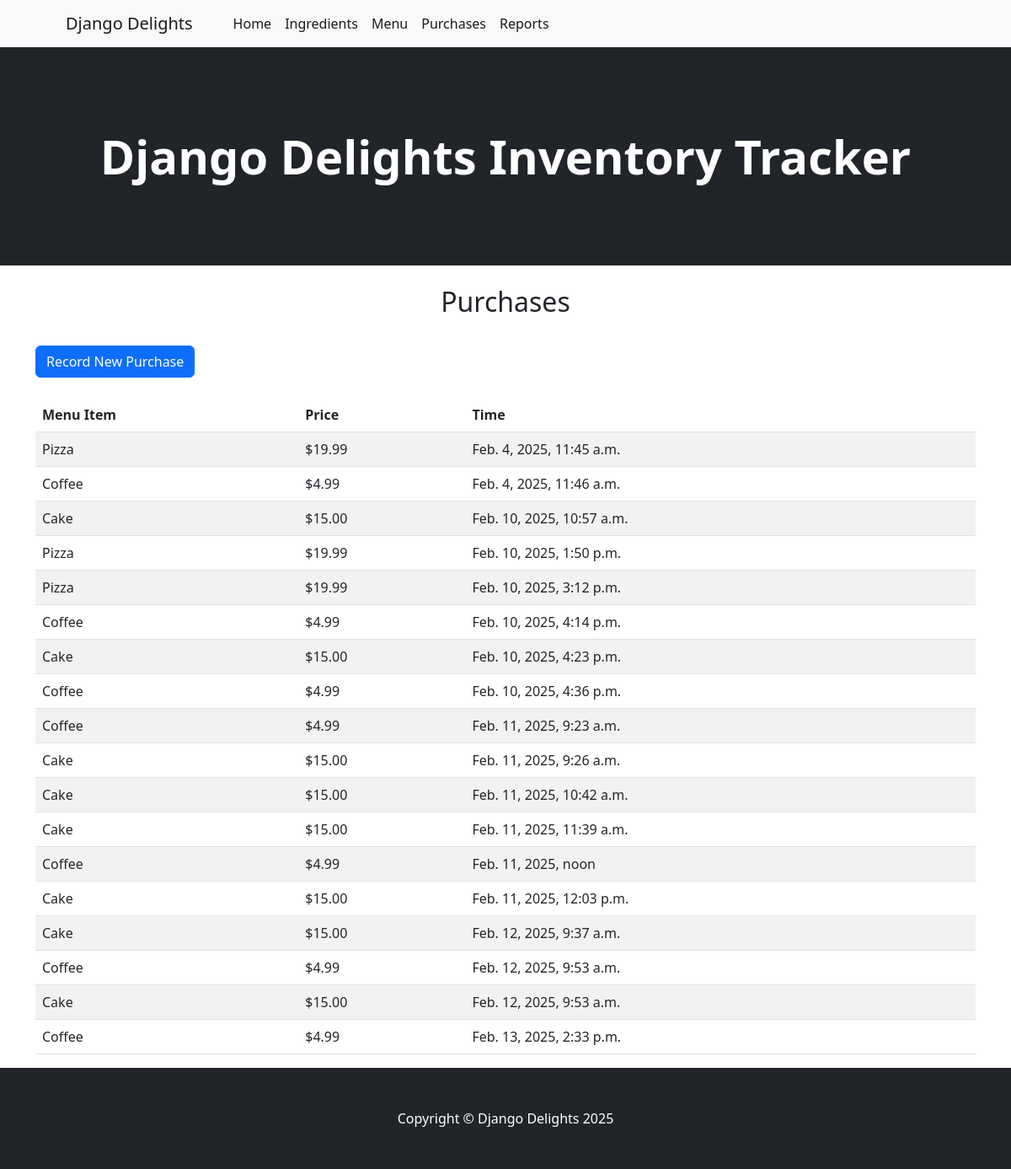
Page /purchase/ (signed in) on the earlier database version.
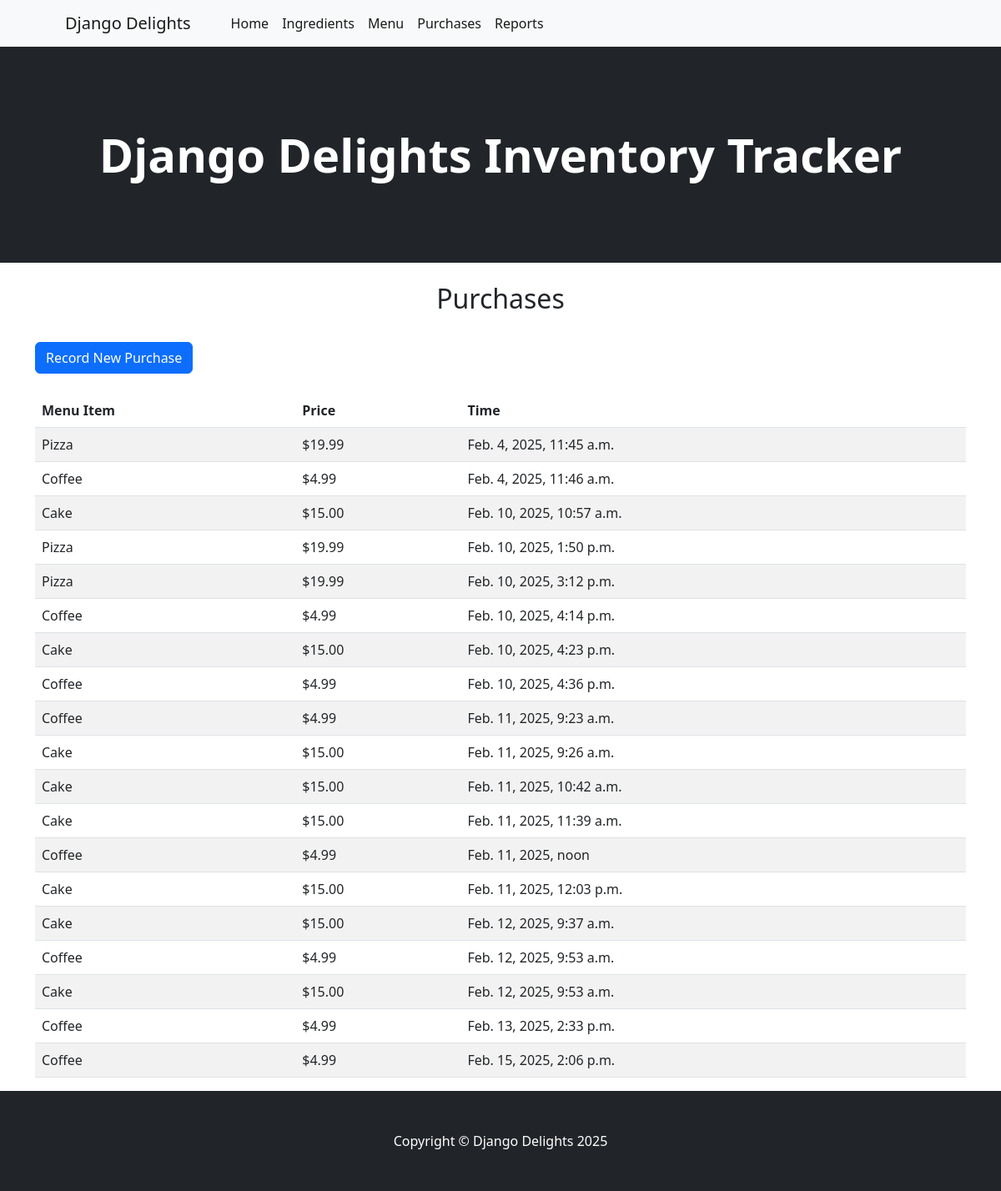
Same page on the later database version.
### inventory/models.py (models this page shows, shortened)
class Purchase(models.Model):
    menu_item = models.ForeignKey(MenuItem, on_delete=models.CASCADE, related_name="purchases")
    timestamp = models.DateTimeField(auto_now_add=True)

class MenuItem(models.Model):
    name = models.CharField(max_length=30, unique=True)
    price = models.DecimalField(max_digits=5, decimal_places=2)
    image = models.CharField(max_length=255, default='default.jpg')

### inventory/views.py (the view)
# urls.py: path('purchase/', views.PurchaseListView.as_view(), name='purchase'),
class PurchaseListView(LoginRequiredMixin, ListView):
    model = Purchase
    template_name = "inventory/purchases.html"
    context_object_name = "purchased_items"

### inventory/templates/inventory/purchases.html (shortened to what this page needs)
{% extends "base.html" %}
{% load static %}
{% block content %}
    <h2 class="text-center">Purchases</h2>
    <br/>
    <a href="{% url 'create_purchase' %}"><button class="btn btn-primary" id="toggleFormBtn">Record New Purchase</button></a>
    <br/>
    <br/>
    <table class="table table-striped">
        <thead>
            <tr>
                <th>Menu Item</th>
                <th>Price</th>
                <th>Time</th>
            </tr>
        </thead>
        <tbody>
            {% for item in purchased_items %}
            <tr>
                <td>{{ item.menu_item.name }}</td>
                <td>${{ item.menu_item.price }}</td>
                <td>{{ item.timestamp }}</td>
            </tr>
            {% empty %}
            <tr>
                <td colspan="5" class="text-center">No items in inventory</td>
            </tr>
            {% endfor %}
        </tbody>
    </table>
{% endblock %}

Differences in the rows shown:
added Purchase: menu_item.name "Coffee", menu_item.price "4.99", timestamp "Feb. 15, 2025, 2:06 p.m."
